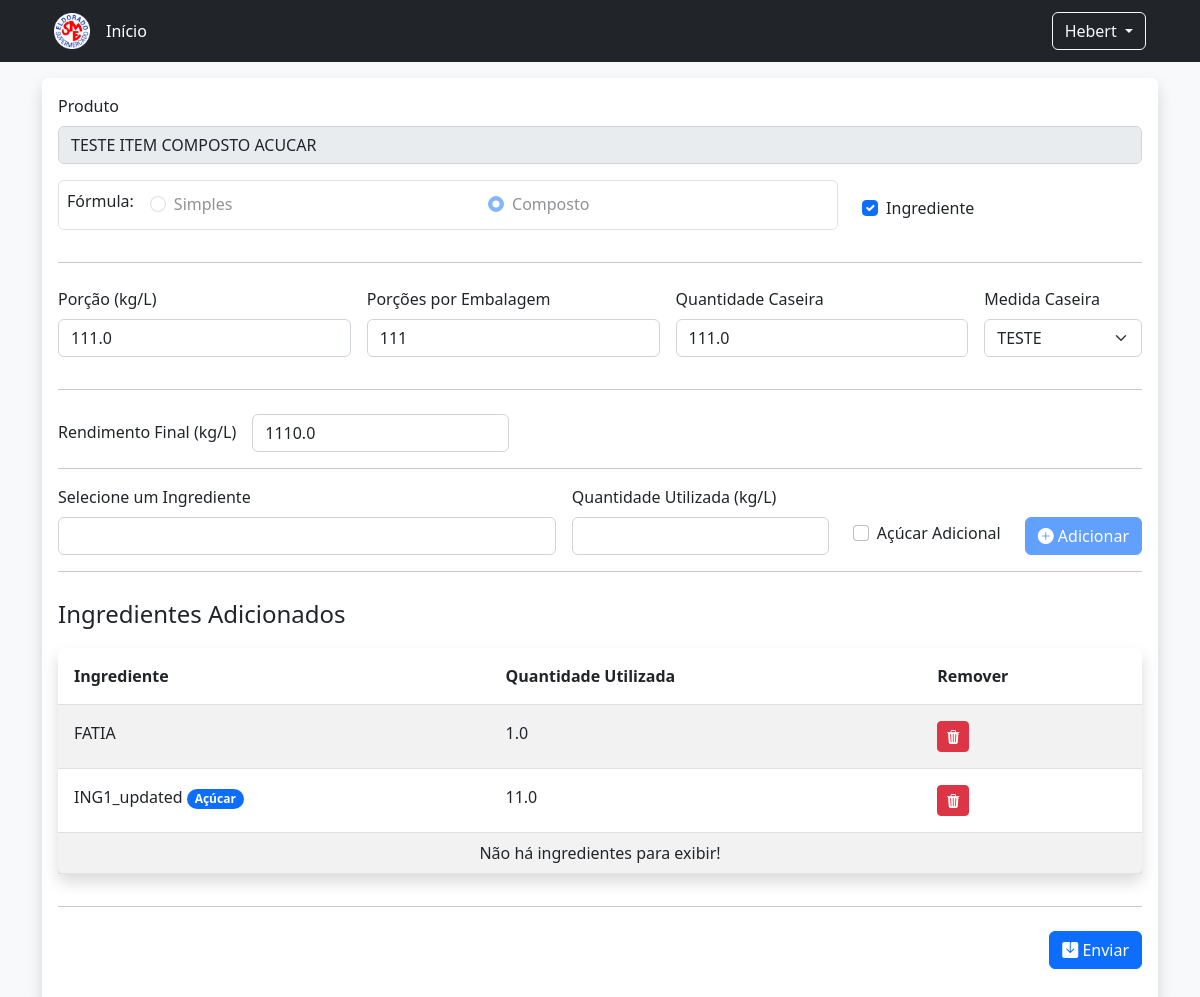
Page /cadastro/edita_item/20 on the committed database.
### cadastros/models.py (models this page shows, shortened)
class Item(models.Model):
    descricao = models.CharField('Descrição', max_length=150, unique=True)
    ingrediente = models.BooleanField('Ingrediente', default=False)
    composto = models.BooleanField('Composto', default=False)

class Nutricional(models.Model):
    item = models.OneToOneField(Item, on_delete=models.CASCADE)
    quantidade_porcao = models.FloatField('Porção', default=0.0)
    quantidade_embalagem = models.IntegerField('Quantidade por Embalagem', default=1)
    quantidade_medida_caseira = models.FloatField('Quantidade da Medida Caseira', default=0.0)
    medida_caseira = models.ForeignKey(MedidaCaseira, on_delete=models.PROTECT)
    valor_energetico = models.FloatField('Valor Energético', default=0.0)
    carboidrato = models.FloatField('Carboidratos', default=0.0)
    acucar_total = models.FloatField('Açúcares Totais', default=0.0)
    acucar_adicionado = models.FloatField('Açúcares Adicionados', default=0.0)
    proteina = models.FloatField('Proteinas', default=0.0)
    gordura_total = models.FloatField('Gorduras Totais', default=0.0)
    gordura_saturada = models.FloatField('Gorduras Saturadas', default=0.0)
    gordura_trans = models.FloatField('Gorduras Trans', default=0.0)
    fibra_alimentar = models.FloatField('Fibra Alimentar', default=0.0)
    sodio = models.FloatField('Sódio', default=0.0)
    alto_acucar = models.BooleanField('Alto Açúcar Adicionado', default=False)
    alto_gordura = models.BooleanField('Alto Gordura Saturada', default=False)
    alto_sodio = models.BooleanField('Alto Sódio', default=False)

class MedidaCaseira(models.Model):
    descricao = models.CharField('Descrição', max_length=100, unique=True)

class RendimentoItem(models.Model):
    item = models.OneToOneField(Item, on_delete=models.CASCADE)
    quantidade_rendimento = models.FloatField('Quantidade da Medida Caseira', default=0.0)

class ComposicaoItem(models.Model):
    produto_final = models.ForeignKey(Item, on_delete=models.CASCADE, related_name="composicao_prod_final")
    ingrediente = models.ForeignKey(Item, on_delete=models.PROTECT, related_name="composicao_ingrediente")
    quantidade_ingrediente = models.FloatField('Quantidade do Ingrediente', default=0.0)
    acucar_adicional = models.BooleanField('Açúcar Adicional', default=False)

### cadastros/views.py (the view)
# urls.py: path('edita_item/<int:id_item>', views.edita_item, name='edita_item'),
def edita_item(request, id_item):
    if request.method == 'POST':
        try:
            data_post : json = json.loads(request.body.decode("utf-8"))
            composto : bool = data_post['composto']
        except:
            composto  : str = request.POST.get('radioFormula')
            composto : bool = true_or_false(composto)
        if not composto:
            ...
    else:
        try:
            item = Item.objects.get(id=id_item)
        except Exception as e:
            messages.add_message(request, constants.ERROR, 'Item não encontrado!')
            return redirect('lista_item')
        ingredientes : Type[Item] = Item.objects.filter(ingrediente=True).order_by('descricao')
        medidas_caseiras : Type[MedidaCaseira] = MedidaCaseira.objects.all().order_by('descricao')
        context : dict[str] = {
            'item' : item,
            'ingredientes': ingredientes,
            'medidas_caseiras' : medidas_caseiras,
            'item_ingredientes' : ComposicaoItem.objects.filter(produto_final=item),
        }
        return render(request, 'edita_item.html', context)

### cadastros/templates/edita_item.html (shortened to what this page needs)
{% extends "base.html" %}
{% load static %}
{% block body %}
    <form action="{% url 'edita_item' item.id %}" method="post" id="formItem" name="formItem" class="d-flex flex-column">{% csrf_token %}
        <div class="d-flex flex-row flex-wrap align-items-end mb-3 gap-3">
            <div class="d-flex flex-column flex-fill">
                <label class="form-label" for="produto">Produto</label>
                <input type="text" class="form-control" name="produto" id="produto" value="{{ item.descricao }}" disabled requred>
            </div>
        </div>
        <div class="d-flex flex-row flex-wrap align-items-end mb-3 gap-3">
            <div class="d-flex align-items-center gap-3 border rounded p-2" style="flex-grow: 3;">
                <p class="form-label">Fórmula: </p>
                <div class="form-check flex-fill">
                    <input class="form-check-input" type="radio" name="radioFormula" id="radioSimples" value="False" disabled
                    {% if not item.composto %}checked{% endif %}>
                    <label class="form-check-label" for="radioSimples">
                        Simples
                    </label>
                </div>
                <div class="form-check flex-fill">
                    <input class="form-check-input" type="radio" name="radioFormula" id="radioComposto" value="True" disabled
                    {% if item.composto %}checked{% endif %}>
                    <label class="form-check-label" for="radioComposto">
                        Composto
                    </label>
                </div>
            </div>
            <div class="d-flex align-items-center gap-2 p-2" style="flex-grow: 1;">
                <div class="form-check">
                <input class="form-check-input" type="checkbox" value="True" name="ingrediente" id="ingrediente" {% if item.ingrediente %}checked{% endif %}>
                <label class="form-check-label" for="ingrediente">
                    Ingrediente
                </label>
                </div>
            </div>
        </div>
        <hr class="mb-4">
        <div class="d-flex flex-row  flex-wrap align-items-end mb-3 gap-3">
            <div class="d-flex flex-column flex-fill">
                <label class="form-label" for="quantidadePorcao">
                    Porção (kg/L)
                </label>
                <input type="number" class="form-control" name="quantidadePorcao" id="quantidadePorcao" min="0.01" step="0.01" required value="{{ item.nutricional.quantidade_porcao | escape | default:"0" }}">
            </div>
            <div class="d-flex flex-column flex-fill">
                <label class="form-label" for="quantidadeEmbalagem">
                    Porções por Embalagem
                </label>
                <input type="number" class="form-control" name="quantidadeEmbalagem" id="quantidadeEmbalagem" min="0" step="1" required
                value="{{ item.nutricional.quantidade_embalagem | escape | default:"0" }}">
            </div>
            <div class="d-flex flex-column flex-fill">
                <label class="form-label" for="quantidadeCaseira">
                    Quantidade Caseira
                </label>
                <input type="number" class="form-control" name="quantidadeCaseira" id="quantidadeCaseira" min="0" step="0.01" required
                value="{{ item.nutricional.quantidade_medida_caseira | escape | default:"0" }}">
            </div>
            <div class="d-flex flex-column flex-fill">
                <label class="form-label" for="medidaCaseira">
                    Medida Caseira
                </label>
                <select class="form-select" name="medidaCaseira" id="medidaCaseira" required>
                    {% for mc in medidas_caseiras %}
                        <option value="{{ mc.id }}"
                        {% if item.nutricional.medida_caseira.id == mc.id %}
                            selected
                        {% endif %}>
                            {{ mc.descricao }}
                        </option>
                    {% endfor %}
                </select>
            </div>
        </div>
        <hr class="mb-4">
        {% if not item.composto %}
        <section id="sectionSimples" name="sectionSimples">
            <div class="d-flex flex-row flex-wrap align-items-end mb-3 gap-3">
                <div class="d-flex flex-column flex-fill">
                    <label class="form-label" for="valorEnergetico">
                        Valor Energetico (kcal)
                    </label>
                    <input type="number" class="form-control" name="valorEnergetico" id="valorEnergetico" min="0" step="0.01" required
                    value="{{ item.nutricional.valor_energetico | escape | default:"0" }}">
                </div>
                <div class="d-flex flex-column flex-fill">
                    <label class="form-label" for="carboidrato">
                        Carboidrato (g)
                    </label>
                    <input type="number" class="form-control" name="carboidrato" id="carboidrato" min="0" step="0.01"value="{{ item.nutricional.carboidrato | escape | default:"0" }}">
                </div>
                <div class="d-flex flex-column flex-fill">
                    <label class="form-label" for="acucarTotal">
                        Açúcar Total (g)
                    </label>
                    <input type="number" class="form-control" name="acucarTotal" id="acucarTotal" min="0" step="0.01" required
                    value="{{ item.nutricional.acucar_total | escape | default:"0" }}">
                </div>
                <div class="d-flex flex-column flex-fill">
                    <label class="form-label" for="acucarAdicionado">
                        Açúcar Adicionado (g)
                    </label>
                    <input type="number" class="form-control" name="acucarAdicionado" id="acucarAdicionado" min="0" step="0.01" required
                    value="{{ item.nutricional.acucar_adicionado | escape | default:"0" }}">
                </div>
                <div class="d-flex flex-column flex-fill">
                    <label class="form-label" for="proteina">
                        Proteina (g)
                    </label>
                    <input type="number" class="form-control" name="proteina" id="proteina" min="0" step="0.01" required
                    value="{{ item.nutricional.proteina | escape | default:"0" }}">
                </div>
            </div>
            <div class="d-flex flex-row flex-wrap align-items-end mb-3 gap-3">
                <div class="d-flex flex-column flex-fill">
                    <label class="form-label" for="gorduraTotal">
                        Gordura Total (g)
                    </label>
                    <input type="number" class="form-control" name="gorduraTotal" id="gorduraTotal" min="0" step="0.01" required
                    value="{{ item.nutricional.gordura_total | escape | default:"0" }}">
                </div>
                <div class="d-flex flex-column flex-fill">
                    <label class="form-label" for="gorduraSaturada">
                        Gordura Saturada (g)
                    </label>
                    <input type="number" class="form-control" name="gorduraSaturada" id="gorduraSaturada" min="0" step="0.01" required
                    value="{{ item.nutricional.gordura_saturada | escape | default:"0" }}">
                </div>
                <div class="d-flex flex-column flex-fill">
                    <label class="form-label" for="gorduraTrans">
                        Gordura Trans (g)
                    </label>
                    <input type="number" class="form-control" name="gorduraTrans" id="gorduraTrans" min="0" step="0.01" required
                    value="{{ item.nutricional.gordura_trans | escape | default:"0" }}">
                </div>
                <div class="d-flex flex-column flex-fill">
                    <label class="form-label" for="fibraAlimentar">
                        Fibra Alimentar (g)
                    </label>
                    <input type="number" class="form-control" name="fibraAlimentar" id="fibraAlimentar" min="0" step="0.01" required
                    value="{{ item.nutricional.fibra_alimentar | escape | default:"0" }}">
                </div>
                <div class="d-flex flex-column flex-fill">
                    <label class="form-label" for="sodio">
                        Sódio (mg)
                    </label>
                    <input type="number" class="form-control" name="sodio" id="sodio" min="0" step="0.01" required
                    value="{{ item.nutricional.sodio | escape | default:"0" }}">
                </div>
            </div>
        </section>
        {% else %}
        <section id="sectionComposto" name="sectionComposto">
            <div class="d-flex flex-row  flex-wrap align-items-end mb-3 gap-3">
                <div class="d-flex">
                    <label class="form-label" for="rendimento">
                        Rendimento Final (kg/L)
                    </label>
                </div>
                <div class="d-flex">
                    <input type="number" class="form-control" name="rendimento" id="rendimento" min="0.01" step="0.01" required
                    value="{{ item.rendimentoitem.quantidade_rendimento | escape | default:"0" }}">
                </div>
            </div>
            <hr class="mb-3">
            <div class="d-flex flex-row  flex-wrap align-items-end mb-3 gap-3">
                <div class="d-flex flex-column flex-fill">
                    <label class="form-label" for="selIngrediente">
                        Selecione um Ingrediente
                    </label>
                    <input list="ingredientes" class="form-control" name="selIngrediente" id="selIngrediente">
                </div>
                <div class="d-flex flex-column">
                    <label class="form-label" for="quantidadeIngrediente">
                        Quantidade Utilizada (kg/L)
                    </label>
                    <input type="number" class="form-control" name="quantidadeIngrediente" id="quantidadeIngrediente" min="0" step="0.01">
                </div>
                <div class="d-flex align-items-center gap-2 p-2">
                    <div class="form-check">
                        <input class="form-check-input" type="checkbox" value="True" name="acucarAdicional" id="acucarAdicional">
                        <label class="form-check-label" for="acucarAdicional">
                            Açúcar Adicional
                        </label>
                    </div>
                </div>
                <div class="d-flex flex-column">
                    <button type="button" class="btn btn-primary" id="adicionarItem" name="adicionarItem" disabled>
                        <i class="bi bi-plus-circle-fill"></i>
                        Adicionar
                    </button>
                </div>
            </div>
            <hr class="mb-4">
            <p class="fs-4 mb-3">Ingredientes Adicionados</p>
            <table class="table table-striped table-hover rounded shadow">
                <thead>
                  <tr>
                    <th scope="col" class="p-3">Ingrediente</th>
                    <th scope="col" class="p-3">Quantidade Utilizada</th>
                    <th scope="col" class="p-3">Remover</th>
                  </tr>
                </thead>
                <tbody id="tBody">
                    {% for i in item_ingredientes %}
                        <tr>
                            <td class="p-3">
                                {{ i.ingrediente.descricao }}
                                {% if i.acucar_adicional %}
                                    <span class="badge rounded-pill text-bg-primary">Açúcar</span>
                                {% endif %}
                            </td>
                            <td class="p-3">
                                {{ i.quantidade_ingrediente | escape | default:"0" }}
                            </td>
                            <td class="p-3">
                                <button class="btn btn-danger btn-sm" type="button">
                                    <i class="bi bi-trash3-fill"></i>
                                </button>
                            </td>
                        </tr>
                    {% endfor %}
                    <tr id="rowVazio">
                        <td class="text-center" colspan="3">Não há ingredientes para exibir!</td>
                    </tr>
                </tbody>
            </table>
        </section>
        {% endif %}
        <hr class="mb-4" id="sepFinalSection">
        <div class="d-flex flex-row flex-wrap align-items-end mb-3 gap-3">
            <button type="submit" class="btn btn-primary ms-auto" id="enviar" name="enviar">
                <i class="bi bi-save-fill"></i>
                Enviar
            </button>
        </div>
    </form>
{% endblock %}

### rows in the picture
Item: produto "TESTE ITEM COMPOSTO ACUCAR", composto "☐ Simples", composto "☑ Composto", ingrediente "☑", quantidadePorcao "111.0", quantidadeEmbalagem "111", quantidadeCaseira "111.0", medidaCaseira "TESTE", rendimento "1110.0"
ComposicaoItem: ingrediente.descricao "FATIA", quantidade_ingrediente "1.0"
ComposicaoItem: ingrediente.descricao "ING1_updated", acucar_adicional "Açúcar", quantidade_ingrediente "11.0"
